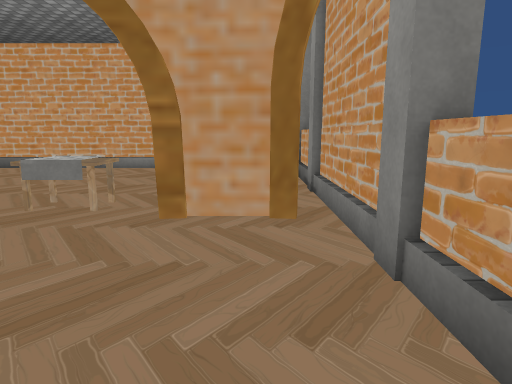
View 1 (above)

16 first-person views from a walk through a 3-D level made in the Unity game engine. The camera is 1.4 m above the floor, tilts 10° down and sees 75° across. The floor is counted in squares, 1 m on a side. Each view is taken from the middle of a square. On the plan, view 1 faces up. The plan holds only what a view shows up to about 15 squares ahead; the rest is blank. Some surface patterns are stand-ins.

View 2
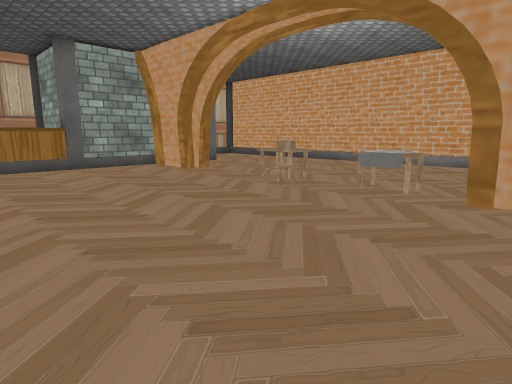

View 3
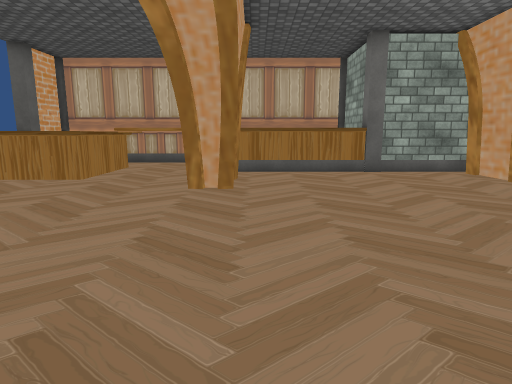

View 4
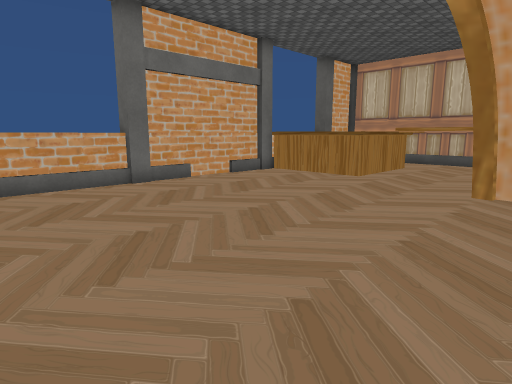

View 5
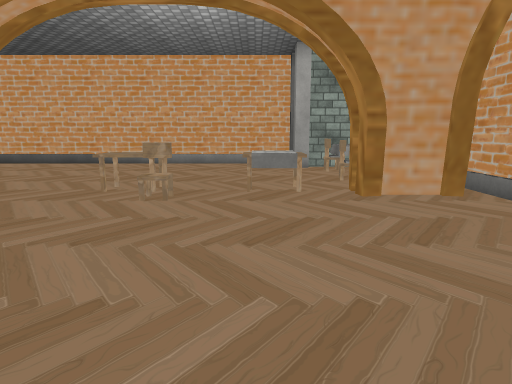

View 6
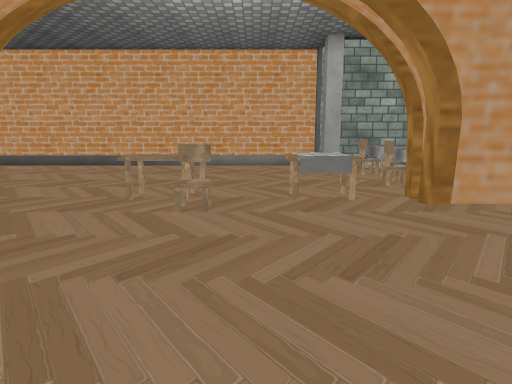

View 7
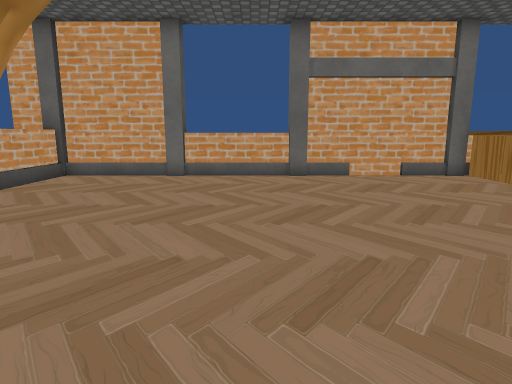

View 8
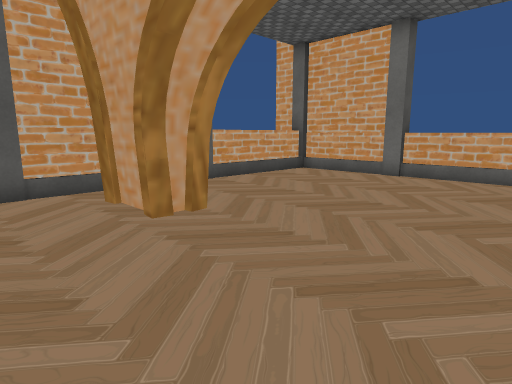

View 9
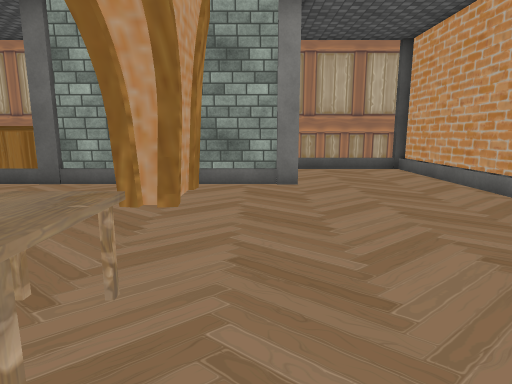

View 10
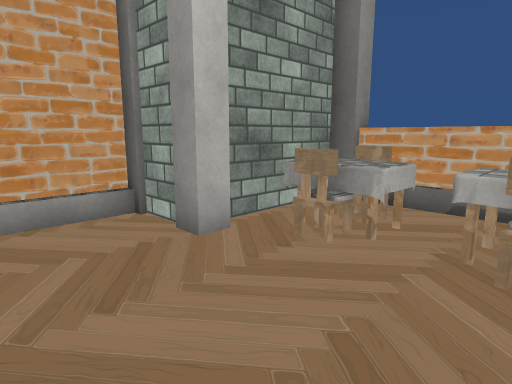

View 11
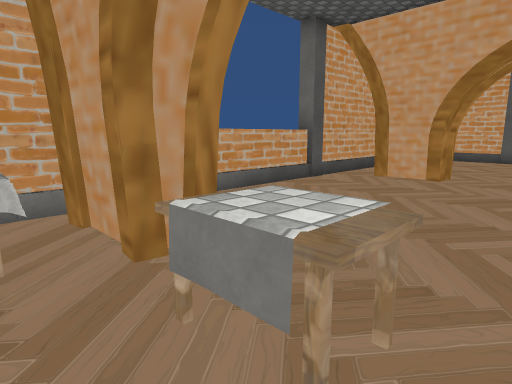

View 12
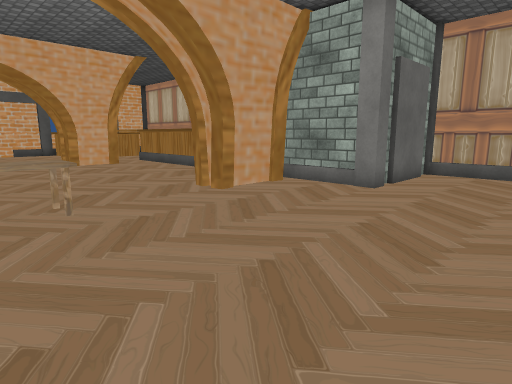

View 13
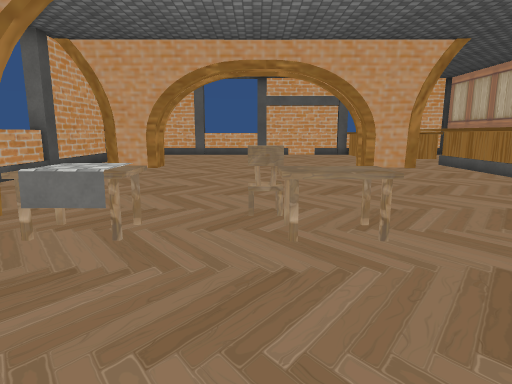

View 14
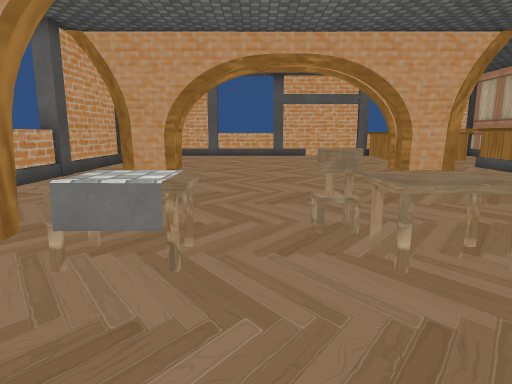

View 15
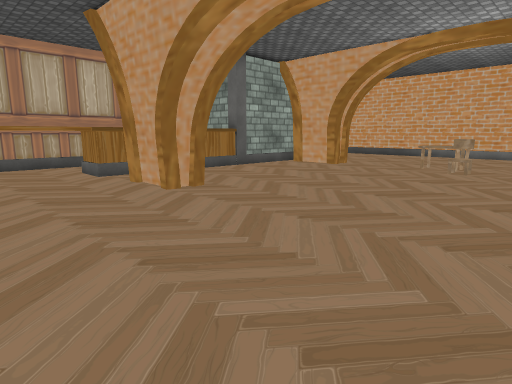

View 16
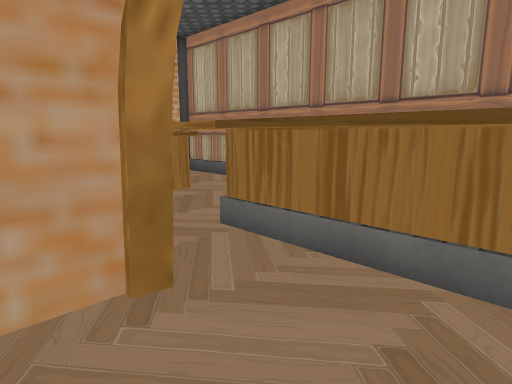

### Floor plan
Key: @ floor where view 1 was taken; # wall or solid block; . floor; / step, stairs or slope; ^ raised ledge; T table; C chair.
Columns run from 19 left of view 1 to 3 right of it. Each row starts with its distance up from view 1.
 14 ##################
 13 #................#
 12 #................#####
 11 #.................TT.^
 10 #.................TT.^
  9 #####/............TT.^
  8     #/............TT.#
  7     #/......T..TT....#
  6     #/##...TT..TT.##.#
  5     #/.......C.......#
  4     #/...............#
  3     #/...............^
  2     ##...............^
  1  #   #...............^
  0  #   #.............@.^
 -1  #   #...............#
 -2  #   #...............#
 -3  #   #.##........###.#
 -4  #.###.##............#
 -5  #.  #...............#
 -6  #.  #...............#
 -7  #.^#^^^.............^
 -8  #.^   ^.............^
 -9  #.    ^.............^
-10  #     ^.............^
-11  #^#   ^...//////////##
-12    #    ######  ######

Where each view was taken, in squares from view 1:
view 1: 0 up, 0 right, facing up
view 2: 2 down, 0 right, facing up-left
view 3: 2 down, 2 left, facing left
view 4: 2 down, 2 left, facing down-left
view 5: 2 down, 4 left, facing up
view 6: 1 down, 5 left, facing up
view 7: 0 up, 5 left, facing down
view 8: 0 up, 7 left, facing down-right
view 9: 8 up, 5 left, facing left
view 10: 8 up, 5 left, facing up-right
view 11: 8 up, 5 left, facing down-right
view 12: 13 up, 6 left, facing down-left
view 13: 11 up, 6 left, facing down
view 14: 10 up, 5 left, facing down
view 15: 8 down, 3 left, facing up-left
view 16: 0 up, 11 left, facing down-left
